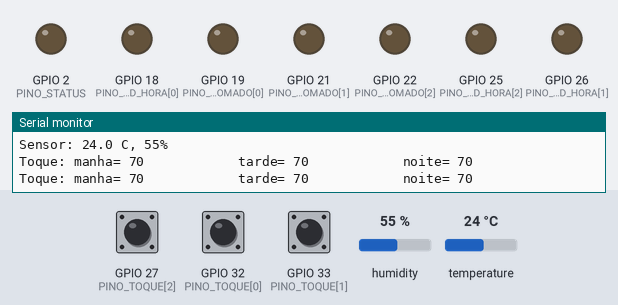
A sketch run on a simulated ESP32. Shown: output pins drawn as LEDs (lit = HIGH), the last lines printed to the serial monitor. The test bench sets the inputs (shaded band); at power-on: GPIO 27 (PINO_TOQUE[2]) HIGH, GPIO 32 (PINO_TOQUE[0]) HIGH, GPIO 33 (PINO_TOQUE[1]) HIGH, humidity 55 %, temperature 24 °C.

Above: at 7.0 s.
7.1 s: GPIO 27 (PINO_TOQUE[2]) pulled LOW for 0.35 s
At 7.7 s:
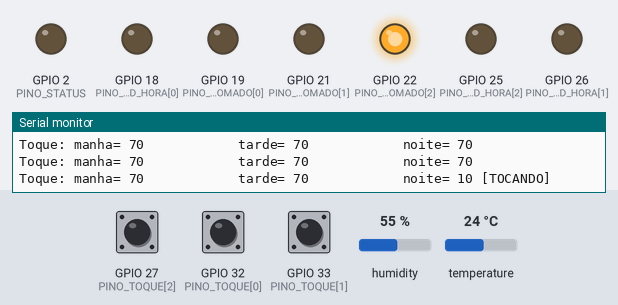
8.9 s: GPIO 32 (PINO_TOQUE[0]) pulled LOW for 1 s
At 10.1 s:
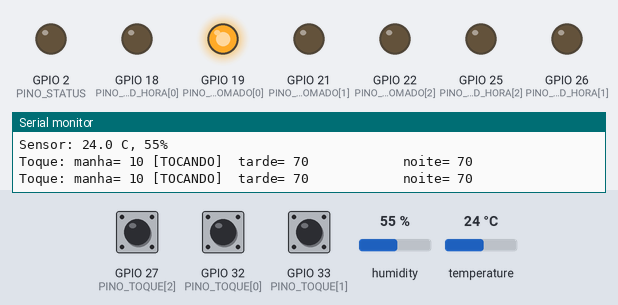
11.8 s: GPIO 33 (PINO_TOQUE[1]) pulled LOW for 0.35 s
At 12.2 s:
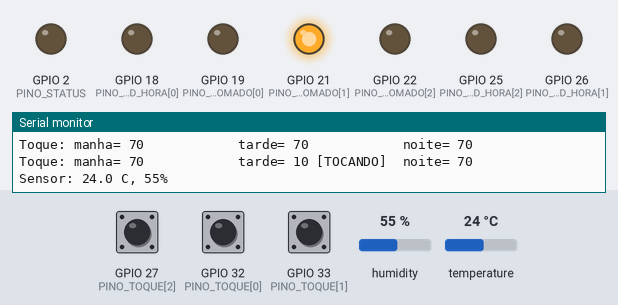
13.6 s: GPIO 27 (PINO_TOQUE[2]) driven LOW and GPIO 32 (PINO_TOQUE[0]) driven LOW
At 15.0 s:
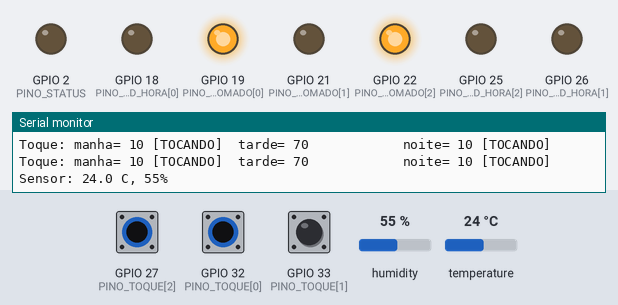
15.3 s: GPIO 33 (PINO_TOQUE[1]) pulled LOW for 1 s
At 16.2 s:
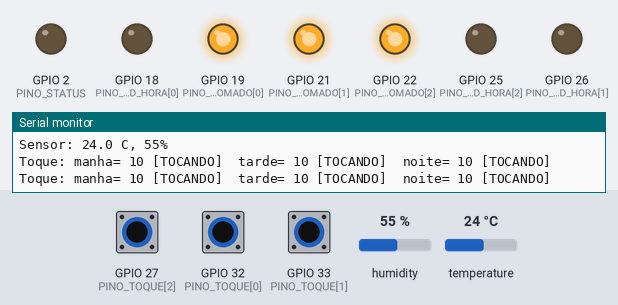
17.9 s: GPIO 27 (PINO_TOQUE[2]) driven HIGH
At 19.1 s:
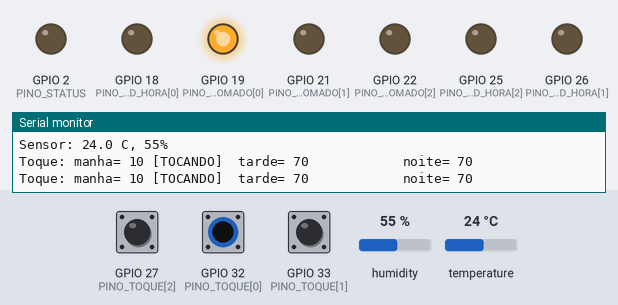
Timing chart, 0 to 20.4 s (numbered marks = the images above; inputs shaded):
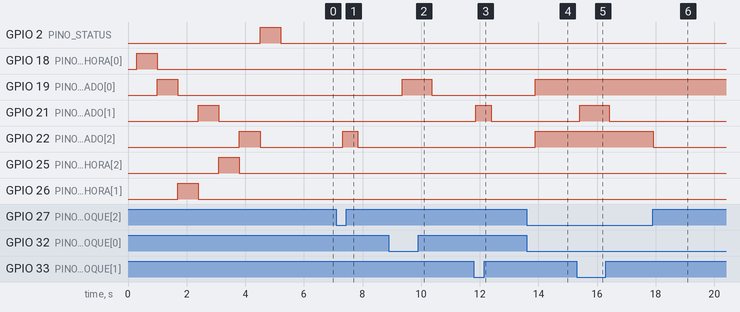

Measured:
- after the input at 7.1 s, GPIO 22 (PINO_LED_TOMADO[2]): LOW → HIGH after 0.23 s, → LOW 0.50 s later
- after the input at 8.9 s, GPIO 19 (PINO_LED_TOMADO[0]): LOW → HIGH after 0.46 s, → LOW 1.0 s later
- after the input at 11.8 s, GPIO 21 (PINO_LED_TOMADO[1]): LOW → HIGH after 0.06 s, → LOW 0.52 s later
- after the input at 13.6 s, GPIO 19 (PINO_LED_TOMADO[0]), GPIO 22 (PINO_LED_TOMADO[2]): LOW → HIGH after 0.29 s
- after the input at 15.3 s, GPIO 21 (PINO_LED_TOMADO[1]): LOW → HIGH after 0.12 s, → LOW 1.0 s later
- after the input at 17.9 s, GPIO 22 (PINO_LED_TOMADO[2]): HIGH → LOW at once

The sketch:

teste-hardware.ino
```cpp
/*
 * InfoMed - TESTE DO HARDWARE (antes do firmware de verdade)
 *
 * Grave este sketch e abra o Monitor Serial em 115200.
 *  1. Os 6 LEDs acendem um de cada vez: HORA manhã, TOMADO manhã, HORA tarde,
 *     TOMADO tarde, HORA noite, TOMADO noite. Depois o azul da placa.
 *  2. A cada meio segundo aparece o valor de cada toque. Encoste no alumínio:
 *     o número tem que CAIR bem (ex.: de 60 para 15). Ao tocar, o LED TOMADO
 *     daquele compartimento acende.
 *  3. A cada 3 s aparece a temperatura e a umidade. "nan" = sensor mal ligado.
 *
 * Bibliotecas: "DHT sensor library" (Adafruit) + "Adafruit Unified Sensor".
 */
#include <DHT.h>

#define TIPO_SENSOR DHT11  // troque para DHT22 se o seu sensor for o branco

// ordem: manhã, tarde, noite
const uint8_t PINO_TOQUE[3] = {32, 33, 27};
const uint8_t PINO_LED_HORA[3] = {18, 26, 25};    // aceso = hora de tomar
const uint8_t PINO_LED_TOMADO[3] = {19, 21, 22};  // aceso = dose tomada
const uint8_t PINO_STATUS = 2;
const uint8_t PINO_SENSOR = 4;
const char* NOME[3] = {"manha", "tarde", "noite"};

DHT dht(PINO_SENSOR, TIPO_SENSOR);
float repouso[3];

void acenderUm(uint8_t pino, const char* nome) {
  Serial.printf("  %s (GPIO %d)\n", nome, pino);
  digitalWrite(pino, HIGH);
  delay(700);
  digitalWrite(pino, LOW);
}

void setup() {
  Serial.begin(115200);
  delay(300);
  Serial.println("\n=== Teste do hardware da caixa InfoMed ===");
  for (uint8_t i = 0; i < 3; i++) {
    pinMode(PINO_LED_HORA[i], OUTPUT);
    pinMode(PINO_LED_TOMADO[i], OUTPUT);
  }
  pinMode(PINO_STATUS, OUTPUT);
  dht.begin();

  Serial.println("LEDs: um de cada vez...");
  for (uint8_t i = 0; i < 3; i++) {
    char nome[24];
    snprintf(nome, sizeof(nome), "HORA %s", NOME[i]);
    acenderUm(PINO_LED_HORA[i], nome);
    snprintf(nome, sizeof(nome), "TOMADO %s", NOME[i]);
    acenderUm(PINO_LED_TOMADO[i], nome);
  }
  acenderUm(PINO_STATUS, "status (azul da placa)");

  Serial.println("Calibrando o toque (nao encoste)...");
  for (uint8_t i = 0; i < 3; i++) {
    uint32_t s = 0;
    for (uint8_t k = 0; k < 20; k++) { s += touchRead(PINO_TOQUE[i]); delay(10); }
    repouso[i] = s / 20.0;
  }
  Serial.printf("Repouso: manha=%.0f tarde=%.0f noite=%.0f\n", repouso[0], repouso[1], repouso[2]);
}

void loop() {
  static uint32_t ultimoSensor = 0;
  Serial.print("Toque: ");
  for (uint8_t i = 0; i < 3; i++) {
    uint16_t v = touchRead(PINO_TOQUE[i]);
    bool tocando = v < repouso[i] * 0.6;
    digitalWrite(PINO_LED_TOMADO[i], tocando ? HIGH : LOW);
    Serial.printf("%s=%3u%s  ", NOME[i], v, tocando ? " [TOCANDO]" : "          ");
  }
  Serial.println();

  if (millis() - ultimoSensor > 3000) {
    ultimoSensor = millis();
    Serial.printf("Sensor: %.1f C, %.0f%%\n", dht.readTemperature(), dht.readHumidity());
  }
  delay(500);
}
```
